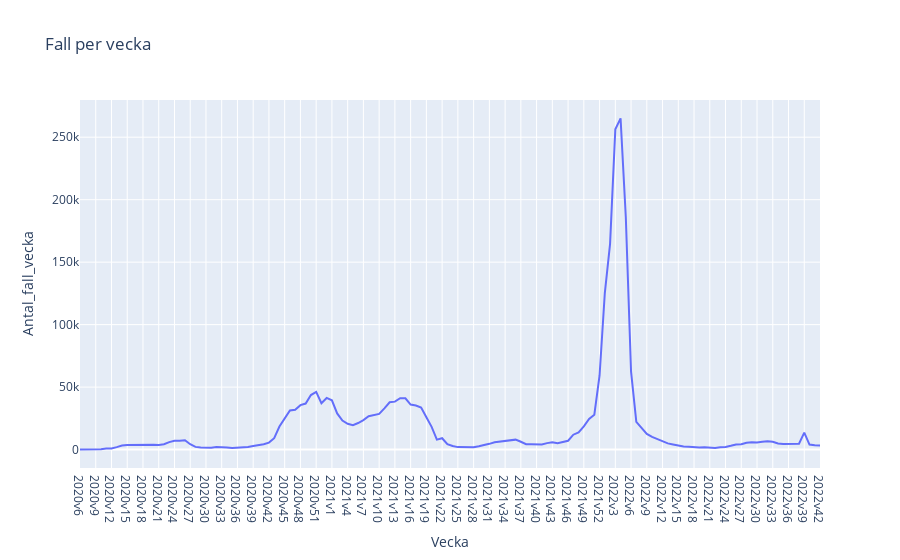

This figure's notebook cell:
### Code cell
# Drawing a line plot with plotly express of the number of new cases per week

plot_cases_per_week = px.line(covid_veckodata_riket, x='Vecka', y='Antal_fall_vecka', title='Fall per vecka')
plot_cases_per_week.show()

plot_cases_per_week.write_html("visualiseringar\\Uppgift1d_plotly.html")

### Figure 1 — Plotly figure (JSON) as saved in the notebook; plotly's stock layout.template omitted (floating-point values rounded to 4 significant figures; data arrays with more than 128 entries replaced by an {"elided": "..."} marker saying what was removed)
{"data": [{"hovertemplate": "Vecka=%{x}<br>Antal_fall_vecka=%{y}<extra></extra>", "legendgroup": "", "line": {"color": "#636efa", "dash": "solid"}, "marker": {"symbol": "circle"}, "mode": "lines", "name": "", "orientation": "v", "showlegend": false, "type": "scatter", "x": {"elided": "142 str values"}, "xaxis": "x", "y": {"elided": "142 int values"}, "yaxis": "y"}], "layout": {"legend": {"tracegroupgap": 0}, "title": {"text": "Fall per vecka"}, "xaxis": {"anchor": "y", "domain": [0, 1], "title": {"text": "Vecka"}}, "yaxis": {"anchor": "x", "domain": [0, 1], "title": {"text": "Antal_fall_vecka"}}}}
